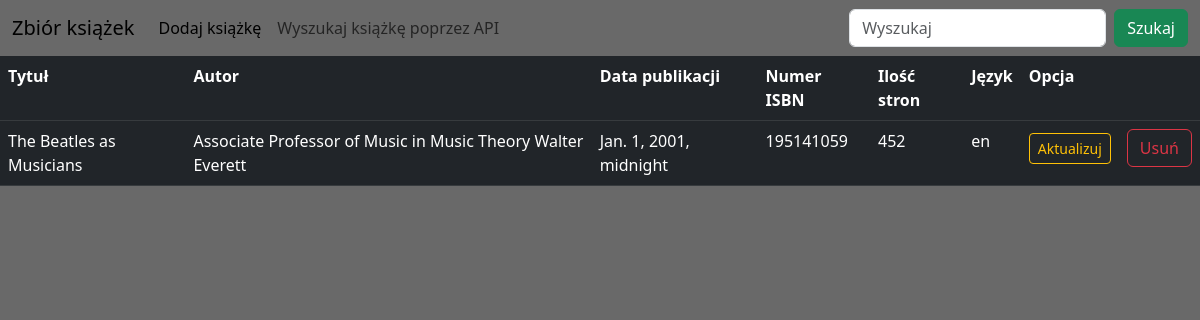
/book/55/, run on the app's committed database.
### book/models.py (models this page shows, shortened)
class Book(models.Model):
    title = models.CharField(max_length=50, verbose_name="Tytuł")
    author = models.CharField(max_length=50, verbose_name="Autor")
    pub_date = models.DateField(verbose_name="Data publikacji (RRRR-MM-DD)")
    isbn = models.IntegerField(verbose_name="Numer ISBN")
    pages = models.PositiveIntegerField(verbose_name="Liczba stron")
    language = models.CharField(max_length=10, verbose_name="Język")

### book/views.py (the view)
# urls.py: path('book/<int:pk>/', views.BookDetailView.as_view(), name='book-detail'),
class BookDetailView(DetailView):
    model = Book

### book/templates/book/book_detail.html (shortened to what this page needs)
{% extends "book/base.html" %}
{% block content %}
<table class="table table-dark">
   <tbody>
          <th scope="col">Tytuł</th>
          <th scope="col">Autor</th>
          <th scope="col">Data publikacji</th>
          <th scope="col">Numer ISBN</th>
          <th scope="col">Ilość stron</th>
          <th scope="col">Język</th>
          <th scope="col">Opcja</th>
          <th scope="col"> </th>
   </tbody>
    <tbody>
       <tr>
          <td>{{ book.title }}</td>
          <td>{{ book.author }}</td>
          <td>{{ book.pub_date }}</td>
          <td>{{ book.isbn }}</td>
          <td>{{ book.pages }}</td>
          <td>{{ book.language }}</td>
          <td><a class="btn btn-outline-warning btn-sm mt-1 mb-1" href="{% url 'book-update' object.id %}">Aktualizuj</a></td>
          <td><a class="btn btn-outline-danger my-2 my-sm-0" href="{% url 'book-delete' object.id %}">Usuń</a></td>
       </tr>
    </tbody>
</table>
{% endblock content %}

### data on the page
Book: title "The Beatles as Musicians", author "Associate Professor of Music in Music Theory Walter Everett", pub_date "Jan. 1, 2001, midnight", isbn "195141059", pages "452", language "en"
